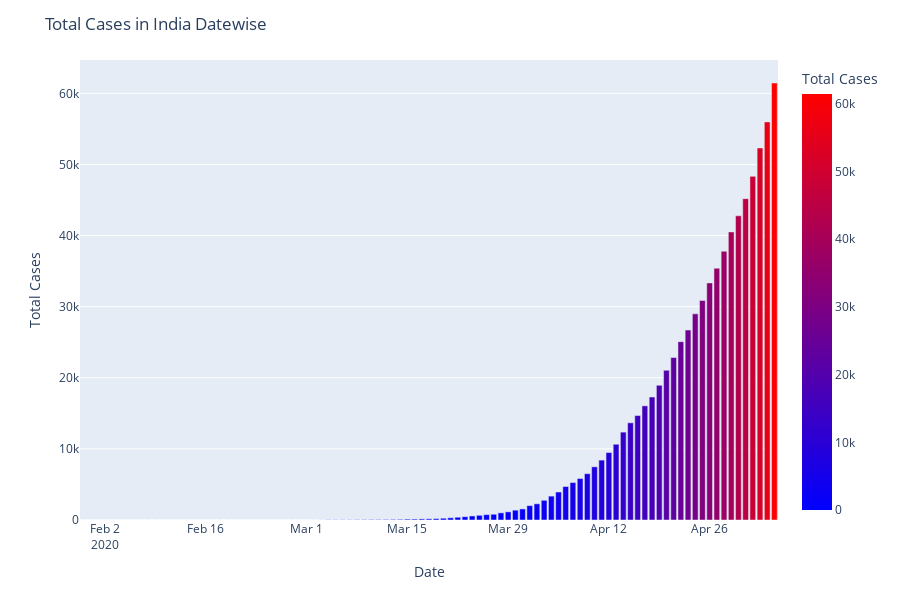

Write notebook code for a chart like this one.
### Code cell
#Total Cases in India Datewise
corona_data = df_corona_in_india.groupby(['Date'])['Total Cases'].sum().reset_index().sort_values('Total Cases',ascending = True)
fig = px.bar(corona_data, y='Total Cases', x='Date',hover_data =['Total Cases'], color='Total Cases', height=600,color_continuous_scale=["blue","red"])
fig.update_layout(title='Total Cases in India Datewise')
fig.show()
